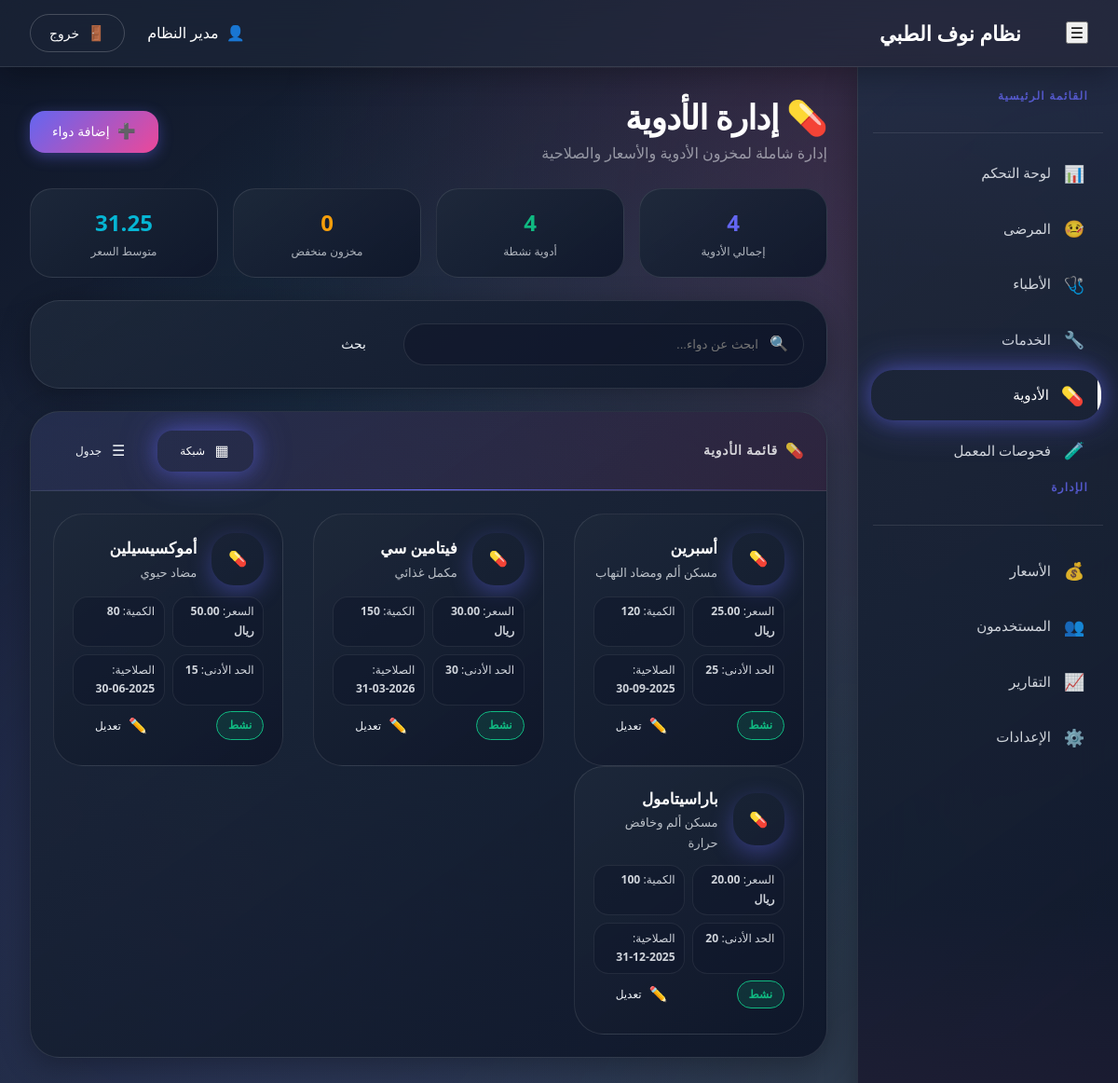
Screenshot of /pages/admin/medicines.php (signed in) with the database file from the repository.
### tables this page shows
CREATE TABLE medicines (
    id INT AUTO_INCREMENT PRIMARY KEY,
    name VARCHAR(100) NOT NULL,
    description TEXT,
    price DECIMAL(10, 2) NOT NULL,
    quantity INT NOT NULL DEFAULT 0,
    min_quantity INT NOT NULL DEFAULT 10,
    expiry_date DATE,
    is_active BOOLEAN DEFAULT TRUE,
    created_at TIMESTAMP DEFAULT CURRENT_TIMESTAMP
);

### pages/admin/medicines.php (the view, shortened to what this page needs)
<?php
require_once '../../config/db.php';
$medicines = $conn->query("SELECT * FROM medicines ORDER BY id DESC")->fetchAll();
$search_results = null;
$active_medicines = $conn->query("SELECT COUNT(*) FROM medicines WHERE is_active = 1")->fetchColumn();
$total_medicines = count($medicines);
$low_stock = $conn->query("SELECT COUNT(*) FROM medicines WHERE quantity <= min_quantity")->fetchColumn();
$avg_price = $conn->query("SELECT AVG(price) FROM medicines WHERE is_active = 1")->fetchColumn() ?? 0;
?>
<!DOCTYPE html>
<html lang="ar" dir="rtl">
<head>
    <link href="../../assets/css/dashboardo.css" rel="stylesheet">
</head>
<body>
    <nav class="navbar">
        <div class="d-flex align-items-center gap-3">
            <button class="navbar-toggler d-lg-none" id="sidebarToggle"><span class="icon" data-icon="☰"></span></button>
            <a class="navbar-brand" href="#"><span class="icon" data-icon="🏥"></span><span>نظام نوف الطبي</span></a>
        </div>
        <div class="user-info">
            <span class="user-name"><span class="icon" data-icon="👤"></span><?php echo htmlspecialchars($_SESSION['full_name'] ?? 'مدير النظام'); ?></span>
            <a href="../../includes/auth.php?logout=true" class="btn-logout"><span class="icon" data-icon="🚪"></span>خروج</a>
        </div>
    </nav>
    <nav class="sidebar" id="sidebar">
        <div class="nav-header"><h6>القائمة الرئيسية</h6></div>
        <ul class="nav flex-column">
            <li class="nav-item"><a class="nav-link" href="dashboard.php"><span class="icon" data-icon="📊"></span>لوحة التحكم</a></li>
            <li class="nav-item"><a class="nav-link" href="patients.php"><span class="icon" data-icon="🤒"></span>المرضى</a></li>
            <li class="nav-item"><a class="nav-link" href="doctors.php"><span class="icon" data-icon="🩺"></span>الأطباء</a></li>
            <li class="nav-item"><a class="nav-link" href="services.php"><span class="icon" data-icon="🔧"></span>الخدمات</a></li>
            <li class="nav-item"><a class="nav-link active" href="medicines.php"><span class="icon" data-icon="💊"></span>الأدوية</a></li>
            <li class="nav-item"><a class="nav-link" href="lab_tests.php"><span class="icon" data-icon="🧪"></span>فحوصات المعمل</a></li>
            <div class="nav-header mt-3"><h6>الإدارة</h6></div>
            <li class="nav-item"><a class="nav-link" href="prices.php"><span class="icon" data-icon="💰"></span>الأسعار</a></li>
            <li class="nav-item"><a class="nav-link" href="users.php"><span class="icon" data-icon="👥"></span>المستخدمون</a></li>
            <li class="nav-item"><a class="nav-link" href="reports.php"><span class="icon" data-icon="📈"></span>التقارير</a></li>
            <li class="nav-item"><a class="nav-link" href="settings.php"><span class="icon" data-icon="⚙️"></span>الإعدادات</a></li>
        </ul>
    </nav>
    <main>
        <div class="d-flex justify-content-between align-items-center mb-4 flex-wrap gap-3">
            <div>
                <h1 class="mb-1">💊 إدارة الأدوية</h1>
                <p class="text-muted mb-0">إدارة شاملة لمخزون الأدوية والأسعار والصلاحية</p>
            </div>
            <button class="btn btn-primary" data-bs-toggle="modal" data-bs-target="#addMedicineModal"><span class="icon" data-icon="➕"></span>إضافة دواء</button>
        </div>
        <div class="stats-row">
            <div class="stat-mini"><div class="value" style="color:var(--primary)"><?php echo $total_medicines; ?></div><div class="label">إجمالي الأدوية</div></div>
            <div class="stat-mini"><div class="value" style="color:var(--success)"><?php echo $active_medicines; ?></div><div class="label">أدوية نشطة</div></div>
            <div class="stat-mini"><div class="value" style="color:var(--warning)"><?php echo $low_stock; ?></div><div class="label">مخزون منخفض</div></div>
            <div class="stat-mini"><div class="value" style="color:var(--info)"><?php echo number_format($avg_price,2); ?></div><div class="label">متوسط السعر</div></div>
        </div>
        <div class="card mb-4 animate-slide-in">
            <div class="card-body">
                <form method="GET" action="" class="d-flex gap-3 flex-wrap">
                    <div class="search-glass"><span class="icon" data-icon="🔍"></span><input type="text" name="search" placeholder="ابحث عن دواء..." value="<?php echo isset($_GET['search']) ? htmlspecialchars($_GET['search']) : ''; ?>"></div>
                    <button type="submit" class="btn btn-outline">بحث</button>
                </form>
            </div>
        </div>
        <div class="card animate-slide-in stagger-1">
            <div class="card-header d-flex justify-content-between align-items-center">
                <h6><span class="icon" data-icon="💊"></span>قائمة الأدوية</h6>
                <div class="d-flex gap-2">
                    <button id="gridToggleBtn" class="btn btn-outline btn-sm view-toggle-btn active" onclick="toggleView('grid')"><span class="icon" data-icon="▦"></span> شبكة</button>
                    <button id="tableToggleBtn" class="btn btn-outline btn-sm view-toggle-btn" onclick="toggleView('table')"><span class="icon" data-icon="☰"></span> جدول</button>
                </div>
            </div>
            <div class="card-body">
                <div id="gridView" class="row g-3">
                    <?php $display_medicines = $search_results ?? $medicines; if(empty($display_medicines)): ?>
                    <div class="col-12 text-center py-5"><div class="icon" style="font-size:3rem;opacity:.3" data-icon="💊"></div><p class="text-muted mt-3">لا توجد أدوية لعرضها</p><button class="btn btn-primary mt-2" data-bs-toggle="modal" data-bs-target="#addMedicineModal"><span class="icon" data-icon="➕"></span> إضافة أول دواء</button></div>
                    <?php else: foreach($display_medicines as $medicine): ?>
                    <div class="col-xl-4 col-md-6">
                        <div class="medicine-card">
                            <div class="d-flex align-items-center gap-3"><div class="medicine-icon"><span class="icon" data-icon="💊"></span></div><div><div class="medicine-name"><?php echo htmlspecialchars($medicine['name']); ?></div><div class="medicine-desc"><?php echo htmlspecialchars($medicine['description'] ?: 'بدون وصف'); ?></div></div></div>
                            <div class="medicine-meta">
                                <div class="meta-pill">السعر: <strong><?php echo number_format($medicine['price'],2); ?> ريال</strong></div>
                                <div class="meta-pill">الكمية: <strong><?php echo (int)$medicine['quantity']; ?></strong> </div>
                                <div class="meta-pill">الحد الأدنى: <strong><?php echo (int)$medicine['min_quantity']; ?></strong></div>
                                <div class="meta-pill">الصلاحية: <strong><?php echo htmlspecialchars($medicine['expiry_date']); ?></strong></div>
                            </div>
                            <div class="d-flex justify-content-between align-items-center mt-3">
                                <span class="status-badge <?php echo $medicine['is_active'] ? 'active' : 'inactive'; ?>"><?php echo $medicine['is_active'] ? 'نشط' : 'غير نشط'; ?></span>
                                <button class="btn btn-outline btn-sm" onclick="openEditModal(<?php echo htmlspecialchars(json_encode($medicine)); ?>)"><span class="icon" data-icon="✏️"></span> تعديل</button>
                            </div>
                        </div>
                    </div>
                    <?php endforeach; endif; ?>
                </div>
            </div>
        </div>
    </main>
</body>
</html>

### pages/admin/medicines.php (style rules this page uses)
.medicine-card { background:var(--bg-card);border:var(--glass-border);border-radius:var(--radius-xl);padding:1.25rem;transition:var(--transition);position:relative;overflow:hidden;height:100% }
.medicine-card::before { content:'';position:absolute;top:0;right:0;width:4px;height:100%;background:var(--gradient-primary);opacity:0;transition:var(--transition) }
.medicine-icon { width:56px;height:56px;border-radius:var(--radius-lg);background:var(--gradient-primary);display:flex;align-items:center;justify-content:center;font-size:1.5rem;color:#fff;box-shadow:0 8px 24px var(--primary-glow) }
.medicine-name { font-size:1.05rem;font-weight:700;color:#fff }
.medicine-desc { font-size:.82rem;color:rgba(241,245,249,.75);min-height:1.1rem }
.medicine-meta { display:grid;grid-template-columns:repeat(2,minmax(0,1fr));gap:.5rem;margin-top:.75rem }
.meta-pill { background:rgba(15,23,42,.5);border:1px solid rgba(255,255,255,.08);border-radius:var(--radius);padding:.35rem .6rem;font-size:.76rem;color:rgba(241,245,249,.85) }
.status-badge { padding:.25rem .75rem;border-radius:var(--radius-full);font-size:.75rem;font-weight:600 }
.status-badge.active { background:rgba(16,185,129,.15);color:var(--success);border:1px solid var(--success) }
.search-glass { background:rgba(15,23,42,.6);border:var(--glass-border);border-radius:var(--radius-lg);padding:.5rem 1rem;display:flex;align-items:center;gap:.75rem;max-width:430px;width:100% }
.search-glass input { background:transparent;border:none;color:#fff;width:100%;outline:none }
.stats-row { display:grid;grid-template-columns:repeat(auto-fit,minmax(160px,1fr));gap:1rem;margin-bottom:1.5rem }
.stat-mini { background:var(--bg-card);border:var(--glass-border);border-radius:var(--radius-lg);padding:1rem;text-align:center }
.stat-mini .value { font-size:1.5rem;font-weight:700;color:#fff }
.stat-mini .label { font-size:.75rem;color:rgba(241,245,249,.7) }
.view-toggle-btn.active { background:var(--gradient-primary);color:#fff;border-color:transparent;box-shadow:var(--shadow-neon-primary) }

### rows the page displays
medicines: name "أسبرين", description "مسكن ألم ومضاد التهاب", price "25.00", quantity "120", min_quantity "25", expiry_date "2025-09-30", is_active "نشط"
medicines: name "فيتامين سي", description "مكمل غذائي", price "30.00", quantity "150", min_quantity "30", expiry_date "2026-03-31", is_active "نشط"
medicines: name "أموكسيسيلين", description "مضاد حيوي", price "50.00", quantity "80", min_quantity "15", expiry_date "2025-06-30", is_active "نشط"
medicines: name "باراسيتامول", description "مسكن ألم وخافض حرارة", price "20.00", quantity "100", min_quantity "20", expiry_date "2025-12-31", is_active "نشط"

### other values shown
$_SESSION['full_name'] "مدير النظام"
$total_medicines "4"
$active_medicines "4"
$low_stock "0"
$avg_price "31.25"
